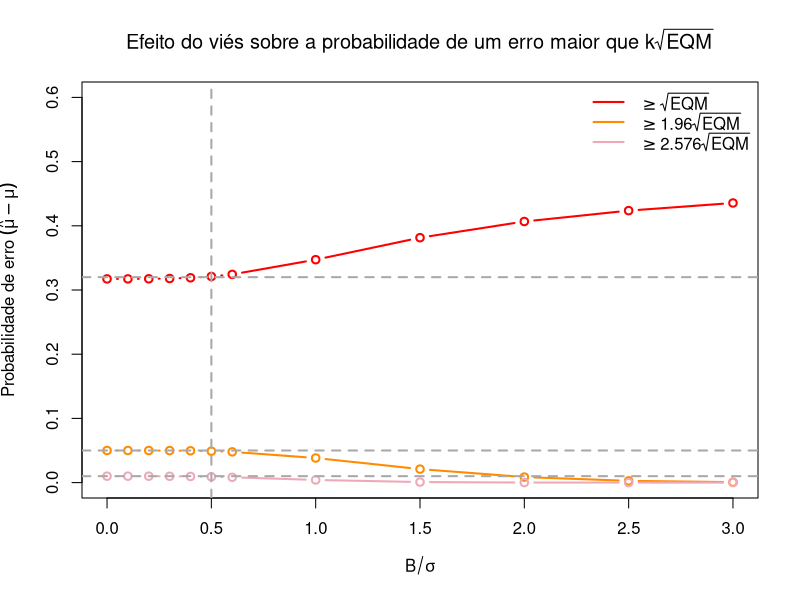

Generate this figure with R: (Note: this script raises an error after producing the figure.)
## ---- echo=FALSE, eval=TRUE, message=FALSE, warning=FALSE---------------------------

f <- function(t){ 1 / sqrt(2*pi) * exp( - t^ 2/ 2) }

low <- function(b){integrate(f, lower = -Inf, upper = -sqrt(1 + b^2) - b)$value}
upp <- function(b){integrate(f, lower = sqrt(1 + b^2) - b, upper = Inf)$value}
low.1 <- Vectorize(low)
upp.1 <- Vectorize(upp)

low <- function(b){integrate(f, lower = -Inf, upper = -1.96*sqrt(1 + b^2) - b)$value}
upp <- function(b){integrate(f, lower = 1.96*sqrt(1 + b^2) - b, upper = Inf)$value}
low.2 <- Vectorize(low)
upp.2 <- Vectorize(upp)

low <- function(b){integrate(f, lower = -Inf, upper = -2.576*sqrt(1 + b^2) - b)$value}
upp <- function(b){integrate(f, lower = 2.576*sqrt(1 + b^2) - b, upper = Inf)$value}
low.3 <- Vectorize(low)
upp.3 <- Vectorize(upp)


B.sigma <- c(seq(0, 0.6, by = 0.1), seq(1, 3, by = 0.5))

pt.1 <- low.1(B.sigma) + upp.1(B.sigma)
pt.2 <- low.2(B.sigma) + upp.2(B.sigma)
pt.3 <- low.3(B.sigma) + upp.3(B.sigma)

df <- data.frame(B.sigma, pt.1, pt.2, pt.3)
df[11:12,4] <- NA

options(knitr.kable.NA = '-')

knitr::kable(x = df,
             format = "markdown",
             digits = c(2, 2, 3, 4),
             align = "cccc",
             col.names = c("$B/\\sigma$",
                           "$\\geq \\sqrt{EQM}$",
                           "$\\geq 1,96\\sqrt{EQM}$",
                           "$\\geq 2,576\\sqrt{EQM}$"),
             caption = "Proporção de casos em que o valor verdadeiro, $\\mu$, não está incluído no intervalo $\\hat{\\mu} \\pm k\\sqrt{EQM}$, para diferentes níveis de viés em $\\hat{\\mu}$")



## ---- echo=FALSE, eval=TRUE, message=FALSE, warning=FALSE, fig.align='center', out.width='100%'----

B.sigma <- c(seq(0, 0.6, by = 0.1), seq(1, 3, by = 0.5))

pt.1 <- low.1(B.sigma) + upp.1(B.sigma)
pt.2 <- low.2(B.sigma) + upp.2(B.sigma)
pt.3 <- low.3(B.sigma) + upp.3(B.sigma)

df <- data.frame(B.sigma, pt.1, pt.2, pt.3)

plot(x = df$B.sigma,
     y = df$pt.1,
     type = "b",
     lwd = 2,
     col = "red",
     ylim = c(0, 0.6),
     xlab = expression(B/sigma),
     ylab = expression(paste("Probabilidade de erro ", (hat(mu) - mu) )),
     main = expression(paste("Efeito do viés sobre a probabilidade de um erro maior que ",  k*sqrt(EQM) )) )
lines(x = df$B.sigma,
      y = df$pt.2,
      type = "b",
      lwd = 2,
      col = "darkorange")
lines(x = df$B.sigma,
      y = df$pt.3,
      type = "b",
      lwd = 2,
      col = "pink2")
abline(v = 0.5, lty = 2, lwd = 2, col = "darkgrey")
abline(h = c(0.32, 0.05, 0.01), lty = 2, lwd = 2, col = "darkgrey")
legend("topright",
       legend = c(expression("">= sqrt("EQM")), expression("">= 1.96*sqrt("EQM")), expression("">= 2.576*sqrt("EQM"))),
       lwd = 2, col = c("red", "darkorange", "pink2"), bty = "n")



## ----echo=FALSE, fig.align='center', message=FALSE, warning=FALSE, out.width='60%', paged.print=FALSE----

knitr::include_graphics(here::here('images', 'slide-aula-04.png'))



## ----echo=FALSE, fig.align='center', message=FALSE, warning=FALSE, out.width='60%', paged.print=FALSE----

knitr::include_graphics(here::here('images', 'acuracia_precisao.png'))



## ----echo=FALSE, fig.align='center', message=FALSE, warning=FALSE, out.width='100%', paged.print=FALSE----

knitr::include_graphics(here::here('images', 'acuracia_precisao-2.png'))



## ----echo=FALSE, fig.align='center', message=FALSE, warning=FALSE, out.width='100%'----

knitr::include_graphics(here::here('images', 'lembrando_levantamento_amostra.png'))



## ----echo=FALSE, fig.align='center', message=FALSE, warning=FALSE, out.width='50%', out.height='50%', paged.print=FALSE----

knitr::include_graphics(here::here('images', 'Statistically-Insignificant-errorbar.jpg'))


